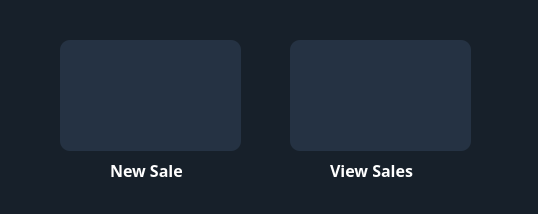
<?xml version="1.0" encoding="UTF-8"?>
<ui version="4.0">
 <class>MainWindow</class>
 <widget class="QMainWindow" name="MainWindow">
  <property name="geometry">
   <rect>
    <x>0</x>
    <y>0</y>
    <width>538</width>
    <height>214</height>
   </rect>
  </property>
  <property name="windowTitle">
   <string>Opciones</string>
  </property>
  <property name="windowIcon">
   <iconset>
    <normaloff>Icons/DRAGONN.ico</normaloff>Icons/DRAGONN.ico</iconset>
  </property>
  <property name="styleSheet">
   <string notr="true">background-color:rgb(23, 32, 42);</string>
  </property>
  <widget class="QWidget" name="centralwidget">
   <widget class="QLabel" name="label">
    <property name="geometry">
     <rect>
      <x>110</x>
      <y>160</y>
      <width>91</width>
      <height>21</height>
     </rect>
    </property>
    <property name="font">
     <font>
      <family>Arial Black</family>
      <pointsize>12</pointsize>
      <weight>75</weight>
      <bold>true</bold>
     </font>
    </property>
    <property name="cursor">
     <cursorShape>PointingHandCursor</cursorShape>
    </property>
    <property name="styleSheet">
     <string notr="true">color:white
</string>
    </property>
    <property name="text">
     <string>New Sale</string>
    </property>
   </widget>
   <widget class="QPushButton" name="btn_add">
    <property name="geometry">
     <rect>
      <x>60</x>
      <y>40</y>
      <width>181</width>
      <height>111</height>
     </rect>
    </property>
    <property name="cursor">
     <cursorShape>PointingHandCursor</cursorShape>
    </property>
    <property name="styleSheet">
     <string notr="true">QPushButton{
background-color:rgb(37, 50, 67);color:white;
border-radius:10px;
}

QPushButton:hover{
background-color:rgb(159, 159, 159);

}
</string>
    </property>
    <property name="text">
     <string/>
    </property>
    <property name="icon">
     <iconset>
      <normaloff>Icons/carpeta.png</normaloff>Icons/carpeta.png</iconset>
    </property>
    <property name="iconSize">
     <size>
      <width>60</width>
      <height>60</height>
     </size>
    </property>
   </widget>
   <widget class="QLabel" name="label_2">
    <property name="geometry">
     <rect>
      <x>330</x>
      <y>160</y>
      <width>101</width>
      <height>21</height>
     </rect>
    </property>
    <property name="font">
     <font>
      <family>Arial Black</family>
      <pointsize>12</pointsize>
      <weight>75</weight>
      <bold>true</bold>
     </font>
    </property>
    <property name="cursor">
     <cursorShape>PointingHandCursor</cursorShape>
    </property>
    <property name="styleSheet">
     <string notr="true">color:white
</string>
    </property>
    <property name="text">
     <string>View Sales</string>
    </property>
   </widget>
   <widget class="QPushButton" name="btn_view">
    <property name="geometry">
     <rect>
      <x>290</x>
      <y>40</y>
      <width>181</width>
      <height>111</height>
     </rect>
    </property>
    <property name="cursor">
     <cursorShape>PointingHandCursor</cursorShape>
    </property>
    <property name="styleSheet">
     <string notr="true">QPushButton{
background-color:rgb(37, 50, 67);color:white;
border-radius:10px;
}

QPushButton:hover{
background-color:rgb(159, 159, 159);

}
</string>
    </property>
    <property name="text">
     <string/>
    </property>
    <property name="icon">
     <iconset>
      <normaloff>Icons/carpeta.png</normaloff>Icons/carpeta.png</iconset>
    </property>
    <property name="iconSize">
     <size>
      <width>60</width>
      <height>60</height>
     </size>
    </property>
   </widget>
  </widget>
  <widget class="QStatusBar" name="statusbar"/>
 </widget>
 <resources/>
 <connections/>
</ui>
